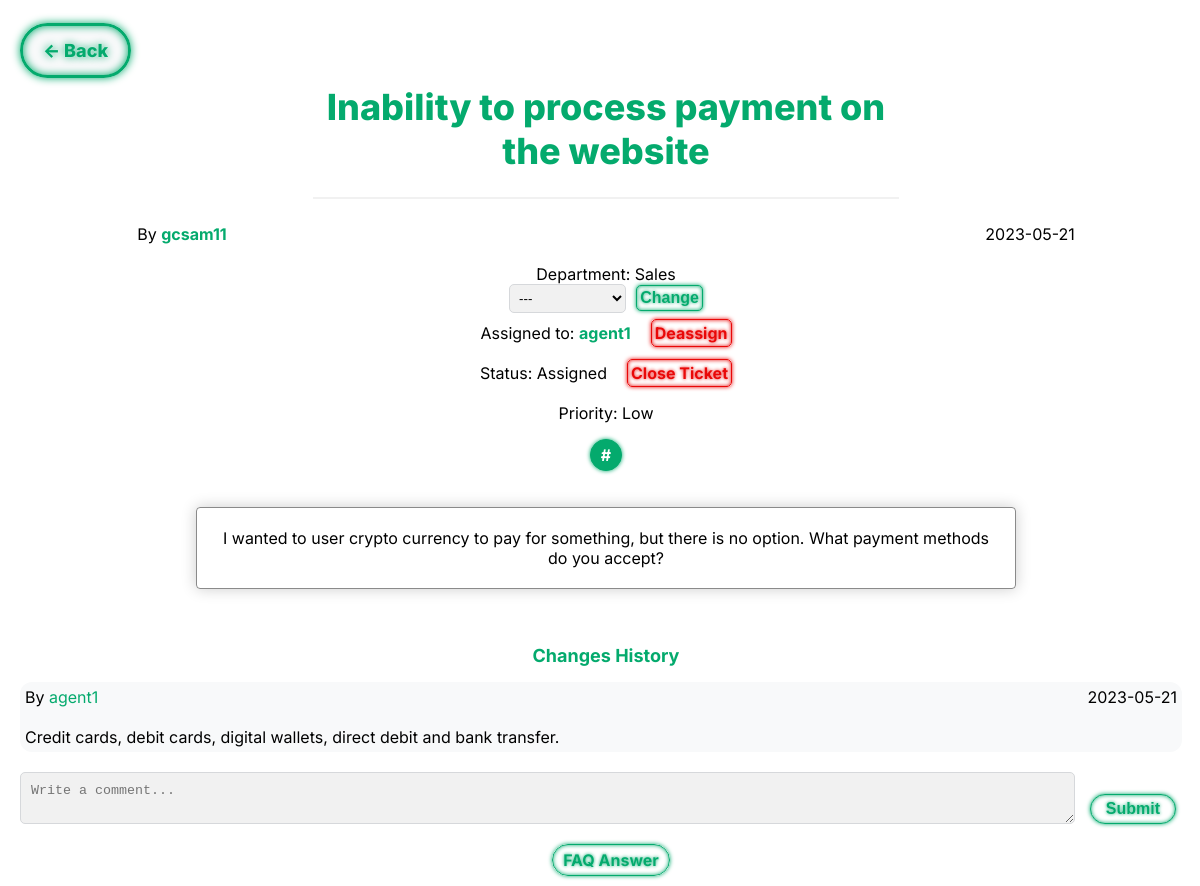
The app's page /pages/ticket.php?id=4&site=my_tickets (signed in) with its own data.
### tables this page shows
CREATE TABLE TICKET (
    ticket_id INTEGER PRIMARY KEY AUTOINCREMENT,
    user_id INT NOT NULL,
    assigned_agent INT CHECK (assigned_agent <> user_id),
    department_id INT,
    title VARCHAR(255) NOT NULL,
    description VARCHAR(1000) NOT NULL,
    status VARCHAR(10) NOT NULL DEFAULT 'Open' CHECK (status = 'Open' OR status = 'Assigned' OR status = 'Closed'),
    priority VARCHAR(10) NOT NULL DEFAULT 'Low' CHECK (priority = 'Low' OR priority = 'Medium' OR priority = 'High'),
    date DATE NOT NULL,
    hashtag VARCHAR(255),
    FOREIGN KEY(user_id) REFERENCES USER(user_id) ON DELETE CASCADE ON UPDATE CASCADE,
    FOREIGN KEY(department_id) REFERENCES DEPARTMENT(department_id) ON DELETE CASCADE ON UPDATE CASCADE,
    FOREIGN KEY(assigned_agent) REFERENCES USER(user_id) ON DELETE CASCADE ON UPDATE CASCADE
);

CREATE TABLE USER (
    user_id INTEGER PRIMARY KEY AUTOINCREMENT,
    department_id INT,
    name VARCHAR(255) NOT NULL,
    username VARCHAR(8) NOT NULL UNIQUE,
    email VARCHAR(255) NOT NULL UNIQUE,
    password VARCHAR(255) NOT NULL,
    type VARCHAR(10) NOT NULL DEFAULT 'Client' CHECK (type = 'Agent' OR type = 'Admin' OR type = 'Client'),
    gender VARCHAR(10) DEFAULT 'None' CHECK(gender = 'Male' or gender = 'Female' or gender = 'Other' or gender = 'None'),
    FOREIGN KEY(department_id) REFERENCES DEPARTMENT(department_id) ON DELETE CASCADE ON UPDATE CASCADE
);

CREATE TABLE DEPARTMENT (
    department_id INTEGER PRIMARY KEY AUTOINCREMENT,
    name VARCHAR(255) NOT NULL
);

CREATE TABLE TICKET_ANSWER (
    ticket_answer_id INTEGER PRIMARY KEY AUTOINCREMENT,
    ticket_id INT NOT NULL,
    answer VARCHAR(1000) NOT NULL,
    date DATE NOT NULL,
    answer_id INT NOT NULL,
    FOREIGN KEY(ticket_id) REFERENCES TICKET(ticket_id) ON DELETE CASCADE ON UPDATE CASCADE,
    FOREIGN KEY(answer_id) REFERENCES USER(user_id) ON DELETE CASCADE ON UPDATE CASCADE
);

### database/fetchTicket.php (called while the page is built)
<?php
    include 'connection.php';
    if(!empty($_GET['id']) && is_numeric($_GET['id'])){
        $stmt = $db->prepare('SELECT * FROM Ticket WHERE ticket_id = :ticket_id');
        $stmt->bindParam(':ticket_id', $_GET['id']);
        $stmt->execute();
        $row3 = $stmt->fetch();
    }
    else{
        header('Location:../pages/all_tickets.php');
    }
?>

### database/fetchUser.php (called while the page is built, shortened)
<?php
    include 'connection.php';
    $stmt = $db -> prepare('SELECT * FROM User WHERE user_id = :user_id');
    $stmt -> bindParam(':user_id', $userid);
    $stmt -> execute();
    $row = $stmt -> fetch();
?>

### database/getTicketDepartment.php (called while the page is built)
<?php
    if(!empty($row3['department_id']) && is_numeric($row3['department_id'])){
        $stmt2 = $db -> prepare('SELECT name FROM Department WHERE department_id = :department_id');
        $stmt2 -> bindParam(':department_id', $row3['department_id']);
        $stmt2 -> execute();
        $row2 = $stmt2 -> fetch();
        $ticketdepartment = $row2['name'];
    }
    else{
        $ticketdepartment = 'Not Assigned';
    }
?>

### database/getAssignedAgent.php (called while the page is built)
<?php
    include 'connection.php';
    $stmt = $db->prepare('SELECT * FROM User WHERE user_id = :user_id');
    $stmt->bindParam(':user_id', $agentid);
    $stmt->execute();
    $assignedagent = $stmt->fetch();
?>

### pages/ticket.php (the view, shortened to what this page needs)
<?php
    include '../database/checkSession.php';
    include '../database/fetchTicket.php';
    $ticketid = $_GET['id'];
    $userid = $row3['user_id'];
    $status = $row3['status'];
    include '../database/fetchUser.php';
?>
<!DOCTYPE html>
<html>
<head>
	<link rel="stylesheet" href="../css/ticket.css">
</head>
    <body>
        <?php
        if(!empty($_GET['site'])){
            if($_GET['site'] == 'all_tickets'){
                echo '<a class="backbtn" href="../pages/all_tickets.php"> <- Back</a>';
            }
            else{
                echo '<a class="backbtn" href="../pages/my_tickets.php"> <- Back</a>';
            }
        }
        else{
            echo '<a class="backbtn" href="../pages/my_tickets.php"> <- Back</a>';
        }
        ?>
        <header>
            <h1><?php echo $row3['title'] ?></h1>
            <hr>
        </header>
        <div class="ticket_content">
            <div class="ticket_info">
                <div class="ticket_username_and_date">
                    <span class="ticket_username"> By <a class="ticket_username_link" href="../pages/profile_viewer.php?id=<?php echo $row3['user_id'] ?>"><?php echo $row['username'] ?></a> </span>
                    <span class="ticket_date"> <?php echo $row3['date'] ?> </span>
                </div>
                <br>
                <div class="ticket_more_info">
                    <?php
                        include '../database/getTicketDepartment.php';
                        echo '<div class="ticket_department"> Department: ' . $ticketdepartment;
                        if(($_SESSION['type'] != 'Client') && ($status != 'Closed')){
                            echo '<form action="../database/alterTicketDepartment.php?id=' . $ticketid . '" method="post">
                            <input type="hidden" name="csrf" value="' . $_SESSION['csrf'] . '">';
                            echo '<select id="department" name="department">
						    <option value="none">---</option>';
						    echo '<option value="not_assigned">Not Assigned</option></select>';
                            echo '<button type="submit" class="changeticketdepbtn">Change</button></form>';
                        };
                        echo '</div>';
                        echo '<div class="assigned_agent"';
                        if(!empty($row3['assigned_agent'])){
                            echo '<br>Assigned to: <a class="ticket_username_link" href="../pages/profile_viewer.php?id=' . $row3['assigned_agent'] . '">';
                            $agentid = $row3['assigned_agent'];
                            include '../database/getAssignedAgent.php';
                            echo $assignedagent['username'];
                            echo '</a>';
                            if((($row3['assigned_agent'] == $_SESSION['user_id']) || ($_SESSION['type'] == 'Admin')) && ($status != 'Closed')){
                                echo '<a class="deassign" href="../database/deassign.php?id='. $ticketid .'">Deassign</a>';
                            }
                        }
                        echo '</div>';
                        echo '<br><div class="ticket_status"> Status: ' . $status;
                        if((($row3['assigned_agent'] == $_SESSION['user_id']) || $_SESSION['type'] == 'Admin') && $status != 'Closed'){
                            echo '<a class="closeticket" href="../database/closeTicket.php?id=' . $ticketid . '">Close Ticket</a>';
                        }
                        echo '</div>';
                    ?>
                    <br>
                    <div class="priority">Priority: <?php echo $row3['priority'] ?></div>
                </div>
            </div>
            <div class="hashtag_container">
                <p id="hashtag">#<?php echo $row3['hashtag']; ?></p>
            </div>
            <br>
            <div class="ticket_description_container">
                <div class="ticket_description">
                    <?php echo $row3['description'] ?>
                </div>
            </div>
            <?php
                if($_SESSION['type'] != 'Client'){
                    echo '<br><br><p class="changes_history"><a class="ticketchanges" href="../pages/changes_list.php?id=' . $ticketid . '">Changes History</a></p>';
                }
            ?>
        </div>
        <div class="comments">
            <?php
                include '../database/getTicketComments.php';
            ?>
        </div><br>
        <?php
            if((($row3['assigned_agent'] == $_SESSION['user_id']) || ($userid == $_SESSION['user_id']) || ($_SESSION['type'] == 'Admin')) && $status != 'Closed'){
                echo '<form class="commentbox" action="../database/insertTicketComment.php?id='.$ticketid.'" method="post">
                    <input type="hidden" name="csrf" value="'.$_SESSION['csrf'].'">
                    <textarea class="comment" name="comment" placeholder="Write a comment..."></textarea><br>
                    <div id="sub_comment_btn"><button type="submit" id="submitcommentbtn">Submit</button></div></form>
                </form>';
            }
            if((($row3['assigned_agent'] == $_SESSION['user_id']) || ($_SESSION['type'] == 'Admin')) && $status != 'Closed'){
                echo '<p id="faq_btn"><a id="faq_answer_btn" href="../pages/faq_comment.php?id=' . $ticketid . '">FAQ Answer</a></p>';
            }
        ?>
    </body>
</html>

### database/getTicketComments.php
<?php
    include 'connection.php';
    $stmt = $db->prepare('SELECT * FROM TICKET_ANSWER WHERE ticket_id = :ticket_id');
    $stmt->bindParam(':ticket_id', $ticketid);
    $stmt->execute();
    $comment = $stmt->fetchAll();
    foreach($comment as $ticketcomment){
        $userid = $ticketcomment['answer_id'];
        include 'fetchUser.php';
        echo '<div class="ticket_comments"><div class="ticket_comment_username_and_date"><span> By <a class="ticket_comment_username" href="profile_viewer.php?'.$ticketcomment['answer_id']. '">' . $row['username'] . '</a></span>
        <span class="ticket_comment_date">'. $ticketcomment['date'] .'</span></div><br>
        <span class="ticket_comment_text">'. $ticketcomment['answer'] .'</span></div>';
    }
?>

### records on screen
ticket: title "Inability to process payment on the website", date "2023-05-21", status "Assigned", priority "Low", description "I wanted to user crypto currency to pay for something, but there is no option. What payment methods do you accept?"
user: username "gcsam11"
department: name "Sales"
user: username "agent1"
ticket_answer: answer.username "agent1", date "2023-05-21", answer "Credit cards, debit cards, digital wallets, direct debit and bank transfer."
